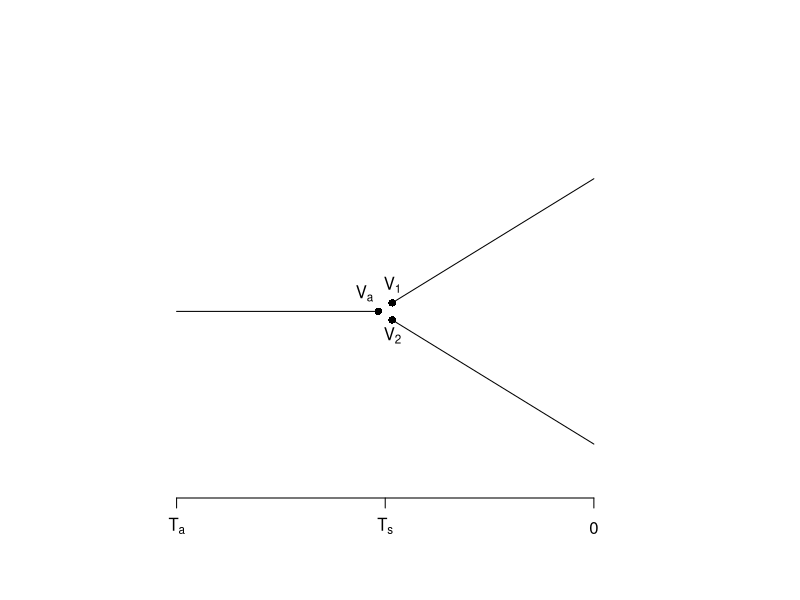
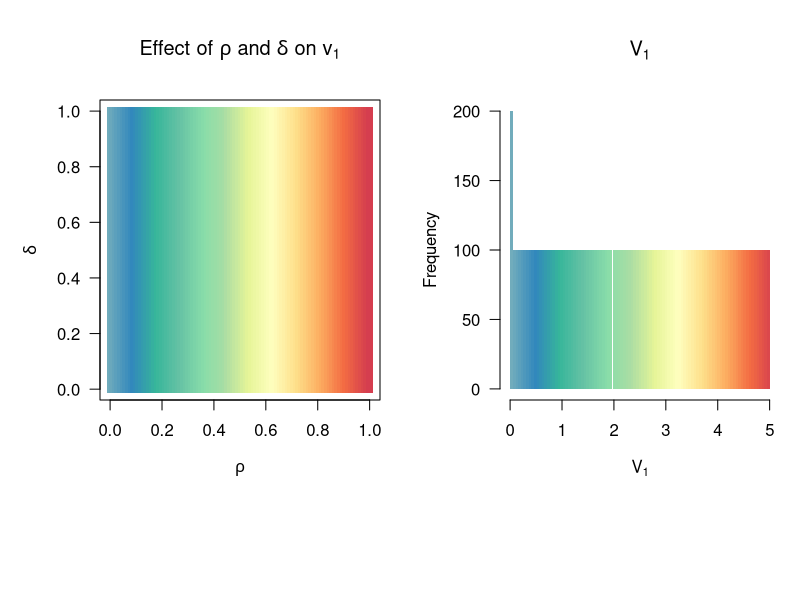
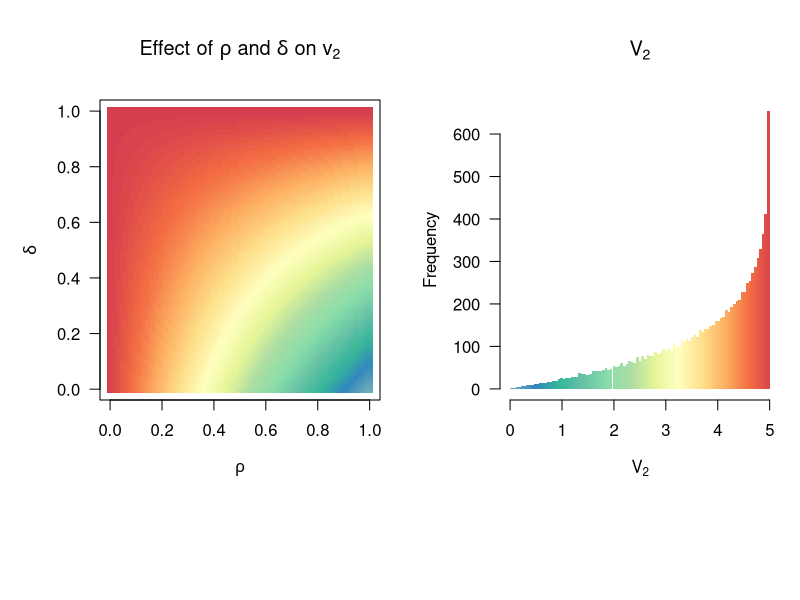
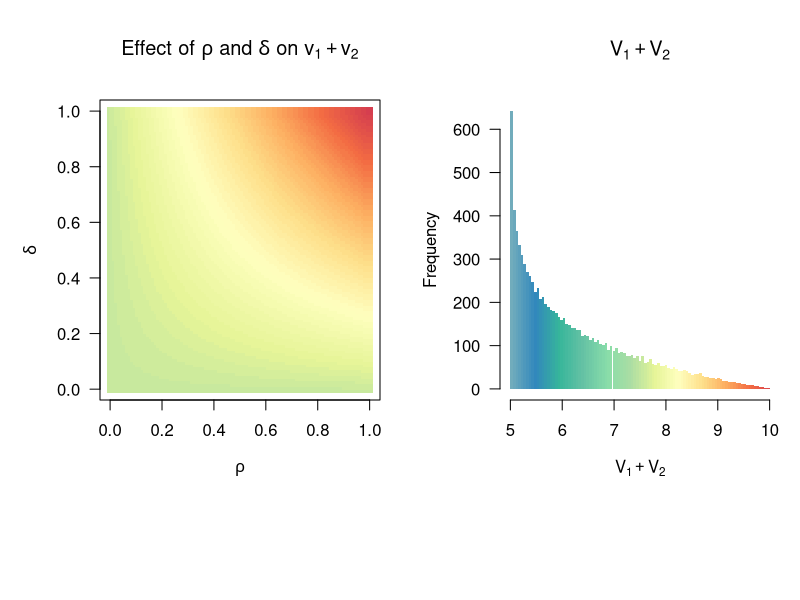
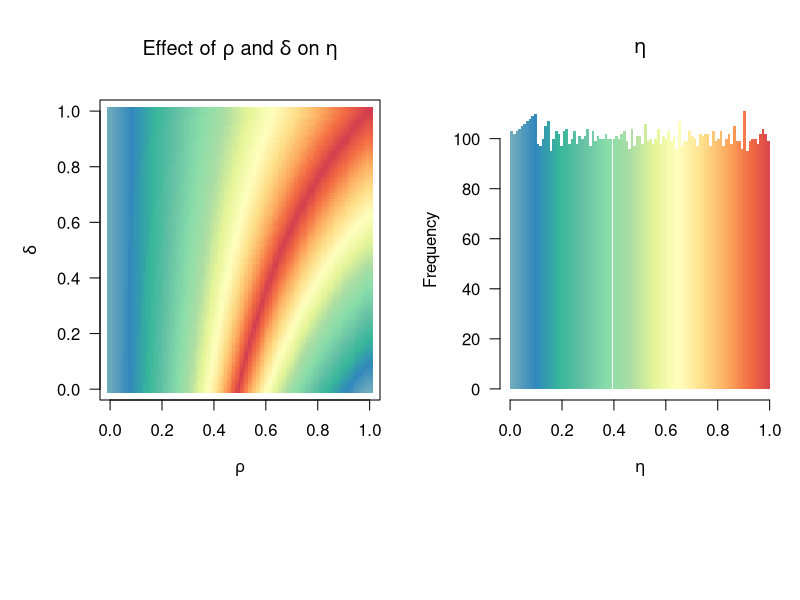
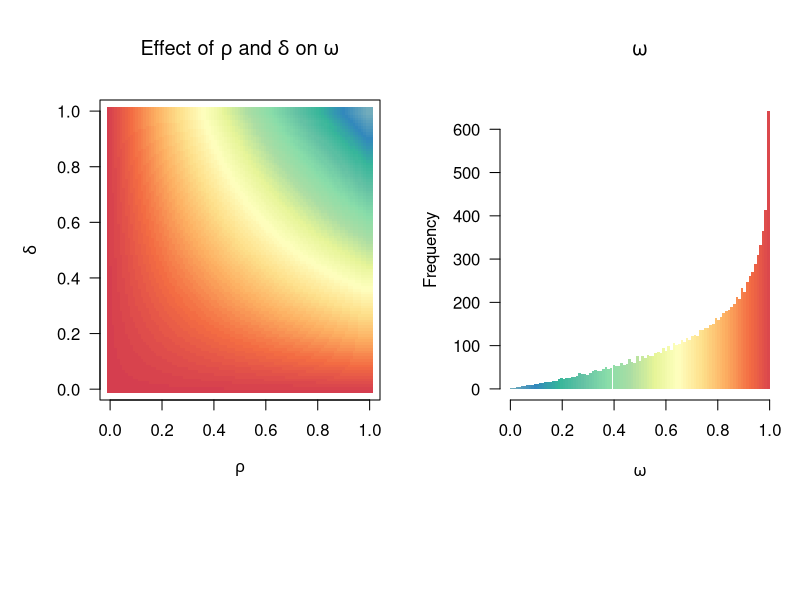
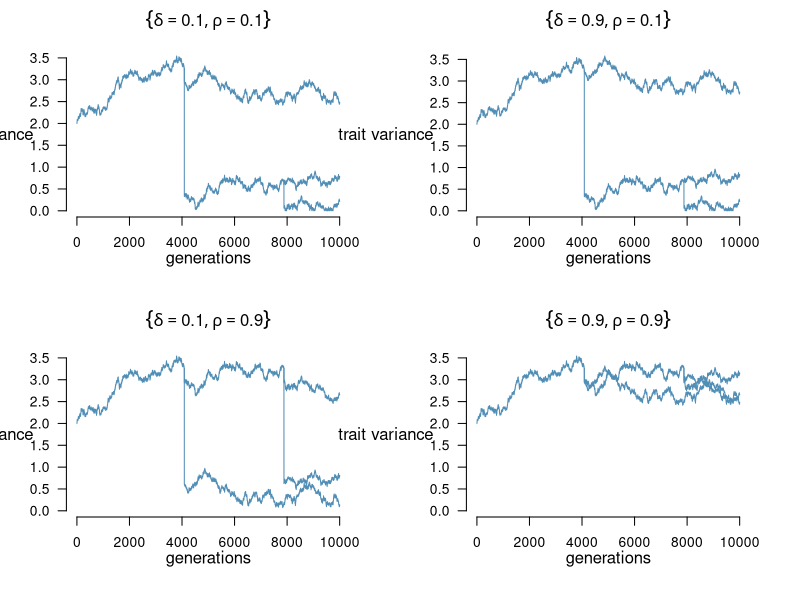

The R source for these figures, in order:
## ---- chunk 1
knitr::opts_chunk$set(echo = FALSE)
## ---- chunk 2
plot.new()
plot.window(xlim = c(1, 10), ylim = c(1, 10))
segments(c(2,5.1,5.1), c(5,5.2,4.8), c(4.9, 8, 8), c(5, 8.1, 1.9))
points(c(4.9,5.1,5.1),c(5,5.2,4.8),pch = 16,cex = 1)
text(c(4.7,5.1,5.1),c(5,5.2,4.8),labels = c(expression(V[a]), expression(V[1]), expression(V[2])),pos = c(3,3,1))
axis(1, at = c(2,5,8), labels = c(expression(T[a]), expression(T[s]), 0))

## ---- chunk 3
v1 <- function(rho, delta, Va){
  return(Va*(rho))
}

v2 <- function(rho, delta, Va){
  return(Va*((1-rho)+delta*rho))
}

colvec <- colorRampPalette(rev(c("#d53e4f", "#f46d43", "#fdae61", "#fee08b", "#ffffbf", "#e6f598", "#abdda4",
                              "#88ddaa", "#66c2a5", "#37b69b", "#3288bd", "#71acbc")))(101)
rhos <- seq(1e-3, 1, length = 100)
deltas <- seq(1e-3, 1, length = 100)
Va <- 5
out_v1 <- matrix(NA, 100, 100)
dimnames(out_v1) <- list(rhos, deltas)
out_v2 <- matrix(NA, 100, 100)
dimnames(out_v2) <- list(rhos, deltas)

for(i in 1:100){
rho <- rhos[i]
out_v1[i,] <- v1(rho, deltas, Va)
out_v2[i,] <- v2(rho, deltas, Va)
}

layout(t(1:2))
par(mar = c(10,5,5,1), las = 1)
plot(rep(rhos, times = 100), rep(deltas, each = 100), pch = 15, col = colvec[round(out_v1/max(c(out_v1, out_v2))*100)+1],
     main = expression(paste("Effect of ", rho, " and ", delta, " on ", v[1])), xlab = expression(rho), ylab = expression(delta)) 
hist(out_v1, main = expression(V[1]),breaks = seq(min(out_v1),max(out_v1), length = 100), col = colvec, border = NA, xlab = expression(V[1]))


plot(rep(rhos, times = 100), rep(deltas, each = 100), pch = 15, col = colvec[round(out_v2/max(c(out_v1, out_v2))*100)+1],
     main = expression(paste("Effect of ", rho, " and ", delta, " on ", v[2])), xlab = expression(rho), ylab = expression(delta))
hist(out_v2, main = expression(V[2]),breaks = seq(min(out_v2),max(out_v2), length = 100), col = colvec, border = NA, xlab = expression(V[2]))


plot(rep(rhos, times = 100), rep(deltas, each = 100), pch = 15, col = colvec[round((out_v1+out_v2)/max((out_v1+ out_v2))*100)+1],
     main = expression(paste("Effect of ", rho, " and ", delta, " on ", v[1] + v[2])), xlab = expression(rho), ylab = expression(delta)) 
hist(out_v1 + out_v2, main = expression(V[1]+V[2]), breaks = seq(min(out_v1 + out_v2),max(out_v1 + out_v2), length = 100), col = colvec, border = NA, xlab = expression(V[1] + V[2]))




## ---- chunk 4
eta <- function(rho, delta){
  eta <- rho/(rho*delta-rho+1)
  eta[eta>1] <- 1/eta[eta>1]
  return(eta)
}

omega <- function(rho, delta){
  return(1-rho*delta)
}

colvec <- colorRampPalette(rev(c("#d53e4f", "#f46d43", "#fdae61", "#fee08b", "#ffffbf", "#e6f598", "#abdda4",
                              "#88ddaa", "#66c2a5", "#37b69b", "#3288bd", "#71acbc")))(101)
rhos <- seq(1e-3, 1, length = 100)
deltas <- seq(1e-3, 1, length = 100)
Va <- 5
out_eta <- matrix(NA, 100, 100)
dimnames(out_eta) <- list(rhos, deltas)
out_omega <- matrix(NA, 100, 100)
dimnames(out_omega) <- list(rhos, deltas)

for(i in 1:100){
rho <- rhos[i]
out_eta[i,] <- eta(rho, deltas)
out_omega[i,] <- omega(rho, deltas)
}

layout(t(1:2))
par(mar = c(10,5,5,1), las = 1)
plot(rep(rhos, times = 100), rep(deltas, each = 100), pch = 15, col = colvec[round(out_eta*100)+1],
     main = expression(paste("Effect of ", rho, " and ", delta, " on ", eta)), xlab = expression(rho), ylab = expression(delta)) 
hist(out_eta, main = expression(eta),breaks = seq(min(out_eta),max(out_eta), length = 100), col = colvec, border = NA, xlab = expression(eta))


plot(rep(rhos, times = 100), rep(deltas, each = 100), pch = 15, col = colvec[round(out_omega*100)+1],
     main = expression(paste("Effect of ", rho, " and ", delta, " on ", omega)), xlab = expression(rho), ylab = expression(delta))
hist(out_omega, main = expression(omega),breaks = seq(min(out_omega),max(out_omega), length = 100), col = colvec, border = NA, xlab = expression(omega))

## ---- chunk 5
# asymetric inheritance of x during speciation
# poisson process for speciation
sim_ABM <- function(theta0 = 0, sigma2 = 1, rho = 1, delta = 1, lambda = 5, nspmax = 100, ngen = 100, bounds = c(0, Inf)){
  
  ## initial conditions
  x <- matrix(NA, nrow = nspmax, ncol = ngen+1)
  x[1,1] <- theta0 
  t.sp <- rep(NA,nspmax)
  t.sp[1] <- rpois(1, lambda)
  i.sp <- rep(NA, nspmax)
  i.sp[1] <- 0
  spe <- rep(F, nspmax)
  
  ## function to respect bounds
  reflect <- function(yy, bounds) {
    if(!is.na(yy)){
      while (yy < bounds[1] || yy > bounds[2]) {
        if (yy < bounds[1]) 
          yy <- 2 * bounds[1] - yy
        if (yy > bounds[2]) 
          yy <- 2 * bounds[2] - yy
      }
    }
    return(yy)
  }
  
  ## simulation starts
  for (i in 2:(ngen+1)){
    nsp <- sum(!is.na(i.sp))
    
    # test for speciation
    spe[!is.na(i.sp)] <- i.sp[!is.na(i.sp)] == t.sp[!is.na(i.sp)]
    i.sp <- i.sp + 1
    
    if (any(spe) & nsp + sum(spe) <= nspmax){
      # asymetric inheritance of trait
      x[,i] <- x[,i-1]
      x[spe,i] <- rho * x[spe, i-1]
      x[nsp+1:sum(spe),i] <- (1+rho*(delta-1)) * x[spe, i-1]
      x[nsp+1:sum(spe),i-1] <- x[spe, i-1]
      
      # trait evolution under brownian motion
      x[,i] <- rnorm(nrow(x), x[,i], sigma2)
      x[,i] <- sapply(x[,i], reflect, bounds)
      
      # fill vector for speciation process
      i.sp[spe] <- 0
      t.sp[spe] <- rpois(sum(spe),lambda)
      i.sp[nsp+1:sum(spe)] <- rep(0, sum(spe))
      t.sp[nsp+1:sum(spe)] <- rpois(sum(spe),lambda)
      
    } else {
      
      # trait evolution under brownian motion
      x[,i] <- rnorm(nrow(x), x[,i-1], sigma2)
      x[,i] <- sapply(x[,i], reflect, bounds)
      
    }
  }
  return(x)
}


plot_ABM_sim <- function(sim, col, new = T, xlim, ylim){
  if(new){
    plot.new()
    plot.window(xlim = xlim, ylim = ylim)
    axis(2)
    mtext("trait variance", side = 2, line = 2)
    axis(1)
    mtext("generations", side = 1, line = 2)
  } 
  for(i in 1:nrow(sim)){
    lines(sim[i,], col = col)
  }
}


pars <- cbind(delta = c(0.1, 0.9), rho = c(0.1, 0.9))
comb <- rbind(c(1,1), c(1,2), c(2,1), c(2,2))
sim <- lapply(1:nrow(comb), function(i){
  x <- comb[i,]
  set.seed(300)
  sim_ABM(lambda = 4000, delta = pars[x[1],1], rho = pars[x[2],2], ngen = 1e4, nspmax = 3, sigma = 0.01, theta0 = 2)
})


## ---- chunk 6
layout(cbind(c(1,2), c(3,4)))
par(mar = c(4,3,2,2)+1)
# delta = 0.1, rho = 0.1
plot_ABM_sim(sim[[1]], "#518eb6", T, xlim = c(0, ncol(sim[[1]])), ylim = c(0, max(sim[[1]], na.rm = T)))
mtext(expression(group("{",list(delta == 0.1, rho == 0.1), "}")), 3, line = 1)
# delta = 0.1, rho = 0.9
plot_ABM_sim(sim[[2]], "#518eb6", T, xlim = c(0, ncol(sim[[2]])), ylim = c(0, max(sim[[2]], na.rm = T)))
mtext(expression(group("{",list(delta == 0.1, rho == 0.9), "}")), 3, line = 1)
# delta = 0.9, rho = 0.1
plot_ABM_sim(sim[[3]], "#518eb6", T, xlim = c(0, ncol(sim[[3]])), ylim = c(0, max(sim[[3]], na.rm = T)))
mtext(expression(group("{",list(delta == 0.9, rho == 0.1), "}")), 3, line = 1)
# delta = 0.9, rho = 0.9
plot_ABM_sim(sim[[4]], "#518eb6", T, xlim = c(0, ncol(sim[[4]])), ylim = c(0, max(sim[[4]], na.rm = T)))
mtext(expression(group("{",list(delta == 0.9, rho == 0.9), "}")), 3, line = 1)

